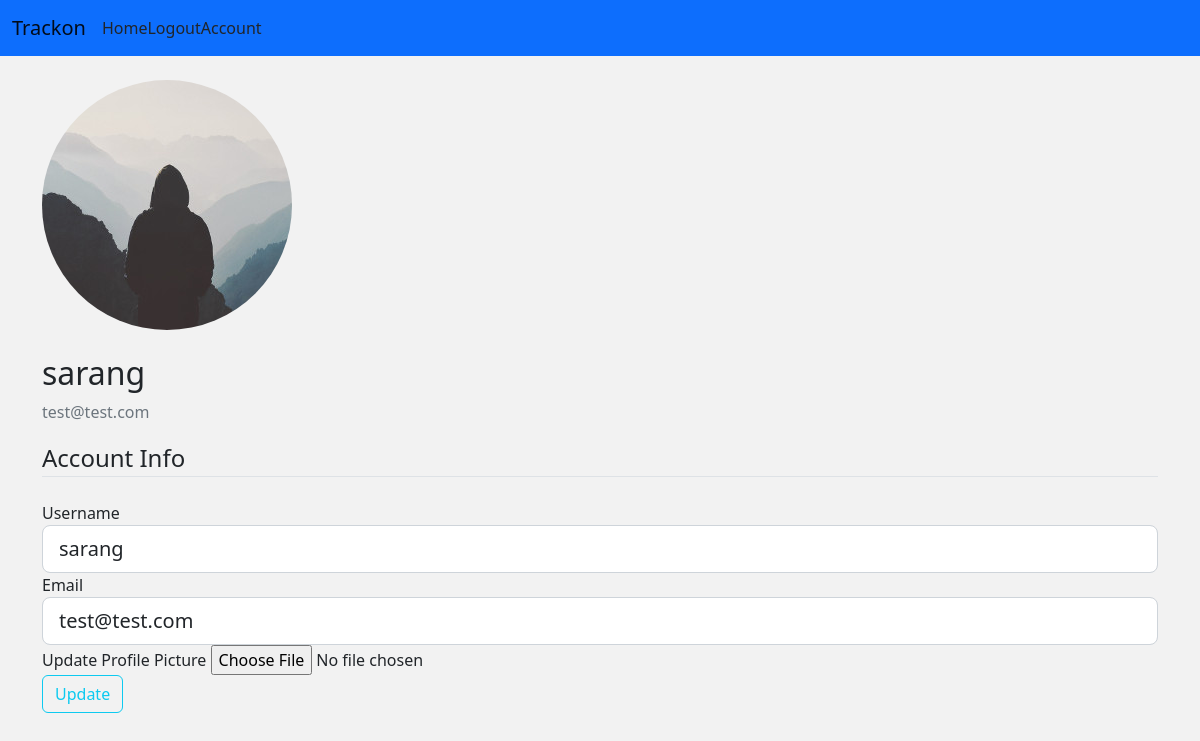
Page /account (signed in) on the earlier database version.
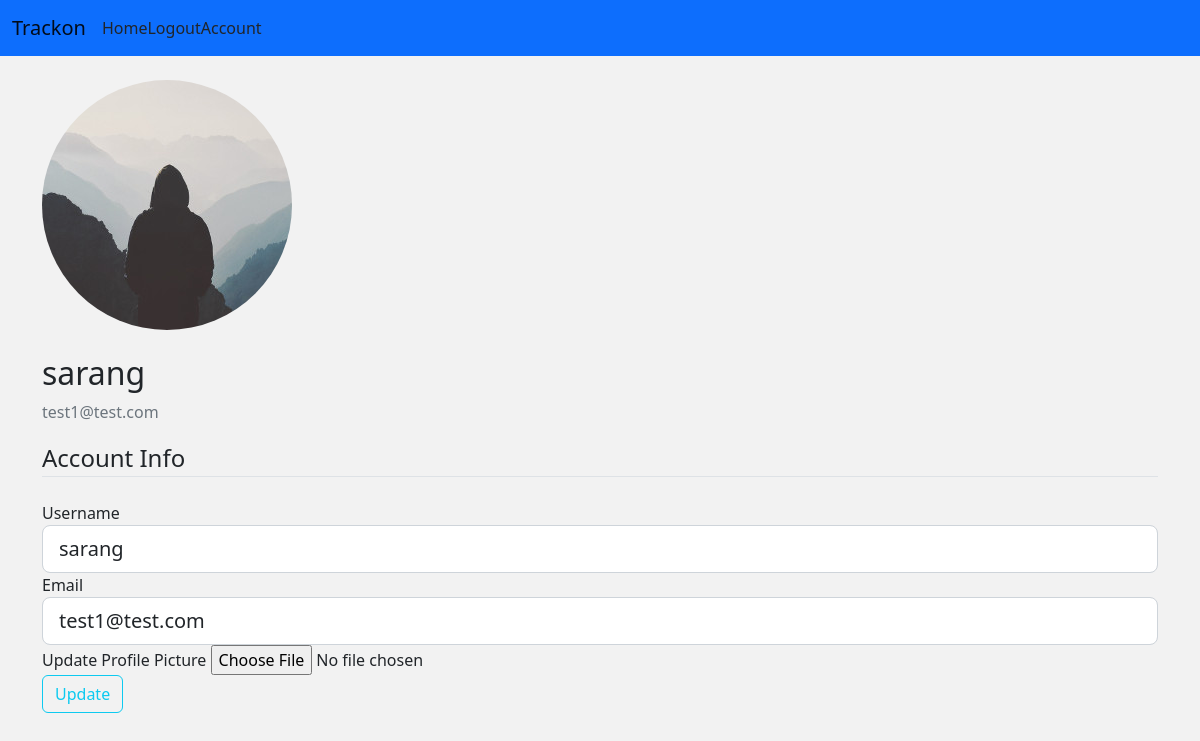
Same page on the later database version.
### main/models.py (models this page shows, shortened)
class User(db.Model, UserMixin):
    id = db.Column(db.Integer, primary_key=True)
    username = db.Column(db.String(20), unique=True, nullable=False)
    email = db.Column(db.String(120), unique=True, nullable=False)
    image_file = db.Column(db.String(20), nullable=False,
                           default='default.jpg')
    password = db.Column(db.String(60), nullable=False)
    trackers = db.relationship('Tracker', backref='user', lazy=True)

### main/routes.py (the view)
@app.route("/account", methods=['GET', 'POST'])
@login_required
def account():
    image_file = url_for('static', filename='images/' +
                         current_user.image_file)
    form = UpdateAccountForm()
    if form.validate_on_submit():
        if form.picture.data:
            picture_file = save_picture(form.picture.data)
            current_user.image_file = picture_file
        current_user.username = form.username.data
        current_user.email = form.email.data
        db.session.commit()
        flash('Your account has been updated!', 'success')
        return redirect(url_for('account'))
    elif request.method == 'GET':
        form.username.data = current_user.username
        form.email.data = current_user.email
    return render_template("account.html", title="Account", image_file=image_file, form=form)

### main/forms.py (shortened to what this page needs)
class UpdateAccountForm(FlaskForm):
    username = StringField('Username',validators=[DataRequired(),Length(min=2,max=20)])
    email = StringField('Email',validators=[DataRequired(),Email()])
    picture = FileField('Update Profile Picture',validators=[FileAllowed(['jpg','png'])])
    submit = SubmitField('Update')

### main/models.py (called while the page is built)
@login_manager.user_loader
def load_user(user_id):
    return User.query.get(int(user_id))

### main/templates/account.html (shortened to what this page needs)
{% extends 'base.html' %} {% block content %}
<div class="container">
    <div class="media">
      <img class="rounded-circle account-img my-4" src="{{ image_file }}">
      <div class="media-body">
        <h2 class="account-heading">{{ current_user.username }}</h2>
        <p class="text-secondary">{{ current_user.email }}</p>
      </div>
    </div>
      <form method="POST" action="" enctype="multipart/form-data">
          <fieldset class="form-group">
              <legend class="border-bottom mb-4">Account Info</legend>
              <div class="form-group">
                  {{ form.username.label(class="form-control-label") }}
                  {% if form.username.errors %}
                      {{ form.username(class="form-control form-control-lg is-invalid") }}
                      <div class="invalid-feedback">
                          {% for error in form.username.errors %}
                              <span>{{ error }}</span>
                          {% endfor %}
                      </div>
                  {% else %}
                      {{ form.username(class="form-control form-control-lg") }}
                  {% endif %}
              </div>
              <div class="form-group">
                  {{ form.email.label(class="form-control-label") }}
                  {% if form.email.errors %}
                      {{ form.email(class="form-control form-control-lg is-invalid") }}
                      <div class="invalid-feedback">
                          {% for error in form.email.errors %}
                              <span>{{ error }}</span>
                          {% endfor %}
                      </div>
                  {% else %}
                      {{ form.email(class="form-control form-control-lg") }}
                  {% endif %}
              </div>
              <div class="form-group">
                {{ form.picture.label() }}
                {{ form.picture(class="form-control-file") }}
            </div>
          </fieldset>
          <div class="form-group">
              {{ form.submit(class="btn btn-outline-info") }}
          </div>
      </form>
  </div>
{% endblock content %}

Differences in the rows shown:
changed User "sarang": email "test@test.com" → "test1@test.com"
